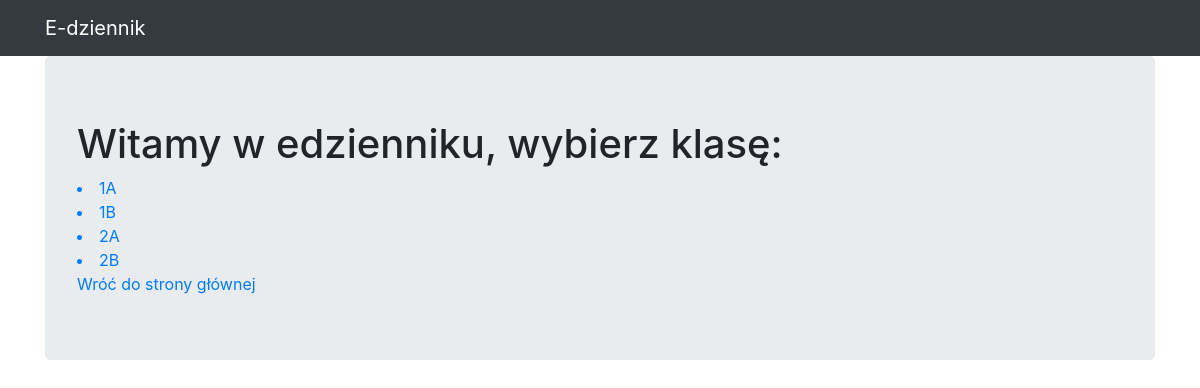
Page /edziennik/klasy/ on the earlier database version.
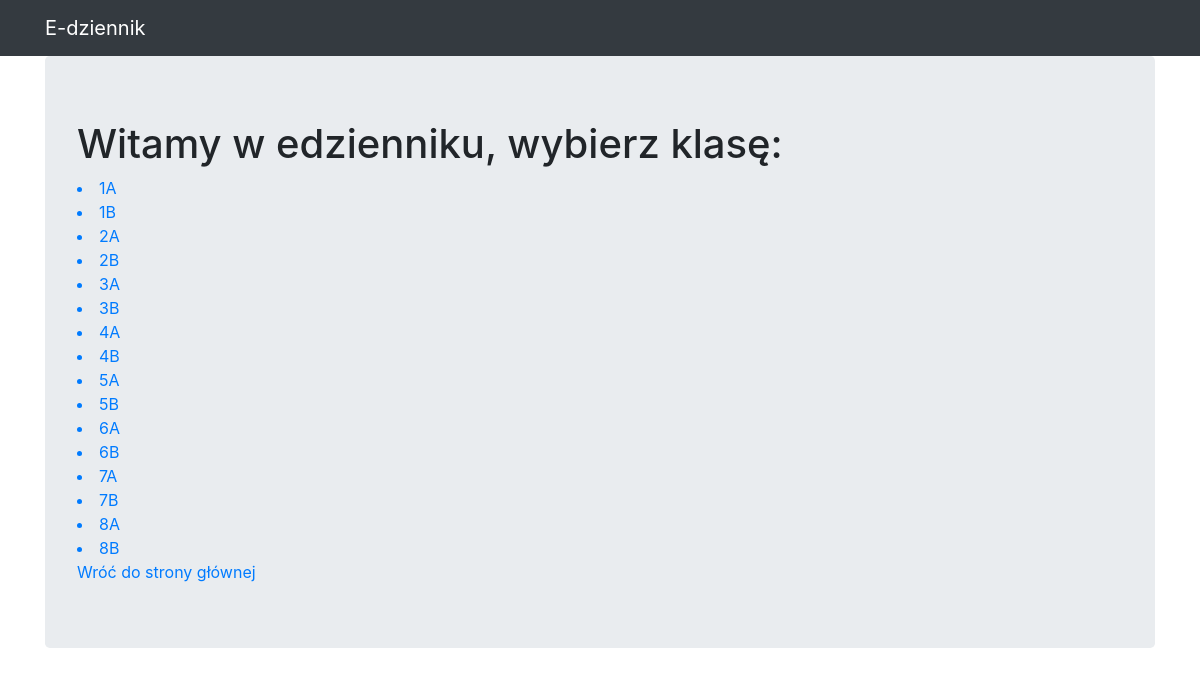
Same page on the later database version.
### dziennik/models.py (models this page shows, shortened)
class Klasa(models.Model):
    name = models.CharField(max_length=128)

### dziennik/views.py (the view)
# urls.py: path("klasy/", views.klasy, name="klasy"),
def klasy(request):
    return render(
        request,
        template_name="klasa.html",
        context={"klasy": Klasa.objects.all()}
    )

### dziennik/templates/klasa.html
{% extends 'base.html' %}
{% block content %}
  <body>
    <h1>Witamy w edzienniku, wybierz klasę:</h1>
      {% for klasa in klasy %}
          <a href="{% url 'generic_urls:uczniowie-detail-view' pk=klasa.pk %}">
              <li>{{ klasa.name }}</li>
          </a>
    {% endfor %}
    <a href="{% url 'edziennik:index' %}"> Wróć do strony głównej</a>
    {% endblock %}

### dziennik/templates/base.html (shortened to what this page needs)
{% load static %}
<html {% if LANGUAGE_CODE %}lang="{{ LANGUAGE_CODE }}"{% endif %}>
  <head>
    <link rel="stylesheet" href="https://stackpath.bootstrapcdn.com/bootstrap/4.2.1/css/bootstrap.min.css">
  </head>
  <body>
    <nav class="navbar navbar-expand-lg navbar-dark bg-dark">
      <div class="container fixed">
        <a class="navbar-brand" href="/edziennik/">E-dziennik</a>
        <div class="collapse navbar-collapse" id="navbarNavAltMarkup">
          <div class="navbar-nav">
            <a class="nav-item nav-link active" href="/">
            </a>
          </div>
        </div>
      </div>
    </nav>
    <div class="container">
      <div class="jumbotron">
        {% block content %}{% endblock %}
      </div>
    </div>
  </body>
</html>

Differences in the rows shown:
added Klasa: name "3A"
added Klasa: name "3B"
added Klasa: name "4A"
added Klasa: name "4B"
added Klasa: name "5A"
added Klasa: name "5B"
added Klasa: name "6A"
added Klasa: name "6B"
added Klasa: name "7A"
added Klasa: name "7B"
added Klasa: name "8A"
added Klasa: name "8B"
